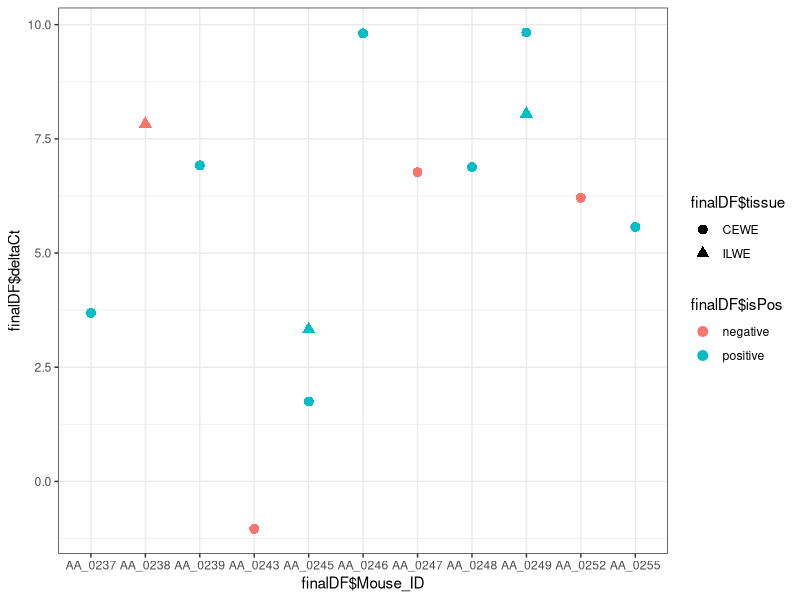

Source code (R):
rawData <- read.csv("./LorenzoRAW/CSVFiles/TotalLorenzo.csv", stringsAsFactors = F,
                 na.strings = c("NA", "", " ", "-"))

##### Clean data #####
# Column file name
names(rawData)[names(rawData) == "QPCR01.06.2018.XLS.csv"] <- "fileName"

# Annoying spaces
rawData[,names(rawData)  == "fileName"] <- gsub(" ", "", rawData[,names(rawData) == "fileName"])
rawData[,names(rawData)  == "Target.SYBR"] <- gsub(" ", "", rawData[,names(rawData) == "Target.SYBR"])

# Remove inside headers
rawData <- rawData[rawData$Name != "Name",]

# Remove samples with no Ct value
rawData <- rawData[!is.na(rawData$Ct.SYBR),]

# Remove samples with no mean Ct (means that only one sample worked)
rawData <- rawData[!is.na(rawData$Ct.Mean.SYBR),]

# Remove controls (were used before)
rawData <- rawData[!rawData$Name %in% c("water", "NTC"),]

# manual correction
rawData$Name[rawData$Name == "359"] <- "ILWE_AA_0359"
rawData$Name[rawData$Name == "ILWE_AA_242"] <- "ILWE_AA_0242"
rawData$Name[rawData$Name == "ILWE_AA_0,48"] <- "ILWE_AA_0348"
rawData$Name[rawData$Name == "ILWE_AA_0134"] <- "ILWE_AA_0379"
# likely manual mistake
rawData[rawData$Pos %in% c("B4", "B5", "B6") & 
       rawData$fileName == "QPCR14.06.2018.XLS.csv", "Name"] <- "CEWE_AA_0424"

# Add full name of sample (tissue + mouseID + eimeriaOrmouse primers + plate)
rawData$fullName <- paste0(rawData$Name, "_", rawData$Target.SYBR, "_",  rawData$fileName)

# Add tissue and Mouse_ID
x <- strsplit(as.character(rawData$Name), "_", 1)

rawData$tissue <- sapply( x, "[", 1)

rawData$Mouse_ID <- paste0("AA_", sapply( x, "[", 3))

## Add melting curves infos

rawMeltData <- read.csv("./LorenzoRAW/MeltingCurves/MeltingCurvesLorenzo.csv", stringsAsFactors = F,
                        na.strings = c("NA", "", " ", "-"))

# Column file name
names(rawMeltData)[names(rawMeltData) == "QPCRmc06.04.2018.XLS.csv"] <- "fileName"

# Annoying spaces
rawMeltData[,names(rawMeltData)  == "fileName"] <- gsub(" ", "", rawMeltData[,names(rawMeltData) == "fileName"])
rawMeltData[,names(rawMeltData)  == "Target.SYBR"] <- gsub(" ", "", rawMeltData[,names(rawMeltData) == "Target.SYBR"])

# Remove inside headers
rawMeltData <- rawMeltData[rawMeltData$Name != "Name",]

# Remove samples with no nbr of Tm value
rawMeltData <- rawMeltData[!is.na(rawMeltData$No..Tm.SYBR),]

# Correct fileName to match previous files
rawMeltData$fileName <- gsub("QPCRmc", "QPCR", rawMeltData$fileName)

rawData <- merge(rawData, rawMeltData[c("fileName", "Name", "Pos", "No..Tm.SYBR")],
      by = c("fileName", "Name", "Pos"))

# Separate here positive and negative data
negativeData <- rawData[rawData$No..Tm.SYBR == "0",]
positiveData <- rawData[rawData$No..Tm.SYBR == "1",]

##### Select correct data and calculate delta ct #####

selectQPCRfun <- function(df){
  # How many values per plate per fullname? (should be 3 max)
  library(dplyr)
  keepOnlyTriplicates <- df %>%
    group_by(fullName)%>%
    count()
  
  paste0("Problem with ", pull(keepOnlyTriplicates[keepOnlyTriplicates$n > 3,c("fullName")]))
  
  df <- df[!df$fullName %in%
             pull(
               keepOnlyTriplicates[keepOnlyTriplicates$n > 3,
                                   c("fullName")]),]
  
  # Keep one value per plate per fullName (so per triplicate)
  sumData <- df[!duplicated(df[c("fullName")]),]
  
  # Choose what to do when several plates (choose based on sd or date?)
  # in case of repeated samples, take the first one that worked (sd < 3)
  # "Checking the files (not all), Lorenzo made new attempts when the variability 
  # among replicates was too high (Sd >3) maybe would be nice to include the Sd 
  # value for each sample as a criteria for selection of the data... 
  # He replicate complete plates, so in most of the cases he include samples even 
  # when in the previous attempt they had a good result"
  
  sumData$IdTargetTissue <- paste(sumData$Mouse_ID, sumData$Target.SYBR, sumData$tissue)
  
  duplicatedData <- unique(sumData$IdTargetTissue[duplicated(sumData$IdTargetTissue)])
  
  # Split in 2 to work only on duplicated DF     
  myData1 <- sumData[!sumData$IdTargetTissue %in% duplicatedData, ]
  myData2 <- sumData[sumData$IdTargetTissue %in% duplicatedData, ]
  
  # keep the lower sd for each sample "IdTargetTissue"
  myData3 <- data.frame()
  for (i in unique(myData2$IdTargetTissue)){
    sub <- myData2[myData2$IdTargetTissue == i,]
    myData3 <- rbind(myData3, sub[sub$Ct.Dev..SYBR %in% min(sub$Ct.Dev..SYBR),])
  }
  
  # Unique values here:  
  sumData <- rbind(myData1, myData3)
  
  ## Calculate deltaCt per plate
  sumDataMouse <- sumData[sumData$Target.SYBR == "mouse",]
  sumDataEimeria <- sumData[sumData$Target.SYBR == "eimeria",]
  
  mergedData <- merge(sumDataEimeria, sumDataMouse, by = c("Mouse_ID", "fileName", "tissue"))
  
  mergedData$deltaCt <- as.numeric(mergedData$Ct.Mean.SYBR.x) - as.numeric(mergedData$Ct.Mean.SYBR.y)
  
  return(mergedData)
}

finalPos <- selectQPCRfun(positiveData)
finalPos$isPos <- "positive"
finalNeg <- selectQPCRfun(negativeData)
finalNeg$isPos <- "negative"

finalDF <- rbind(finalPos, finalNeg)
finalDF$deltaCt

library(ggplot2)
ggplot(finalDF, aes(x = finalDF$Mouse_ID, y = finalDF$deltaCt)) +
  geom_point(aes(col = finalDF$isPos, pch = finalDF$tissue), size = 3) +
  theme_bw()

###### Calculation of LOD (mean + 2 standard deviations of the negative controls) #####
mean(finalNeg$deltaCt) + 2 * sd(finalNeg$deltaCt)

write.csv(finalPos, "../qPCR_2017.csv", row.names = F)
